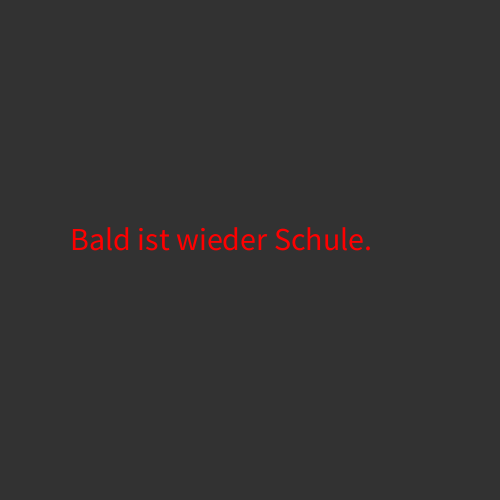
Frame 1 (no input)
Frame 2 (the mouse pressed at the canvas centre, redrawn once): identical to frame 1, image omitted

The Processing sketch that drew this single still picture (run headless with seeded random() and noise(); the mouse was pressed at the canvas centre and the sketch redrawn once):

// Processing sketch: Aufgabe_4_a
// ── Aufgabe_4_a.pde
void setup(){
 size(500, 500);
  noLoop();
}
void draw() {
  background(50);
  noStroke();
  fill(255, 0, 0);
  textSize(32);
  text("Bald ist wieder Schule.", 70, 250);
}
